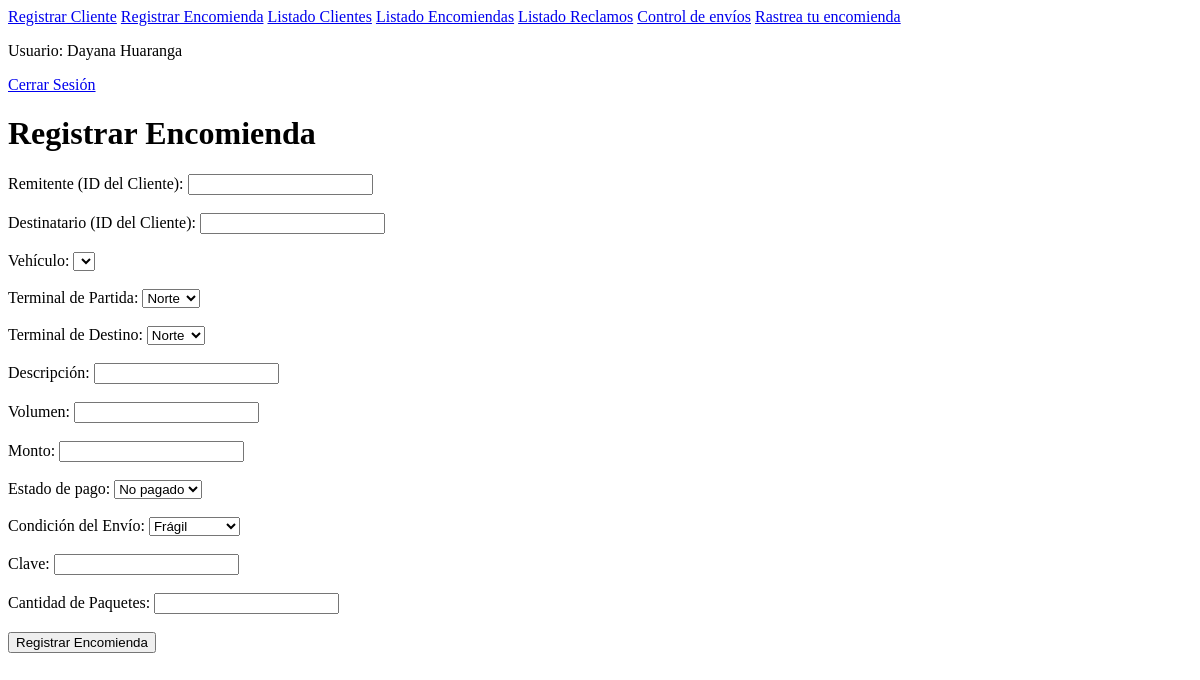
Before: /registro_encomienda/ (signed in) with the older database file.
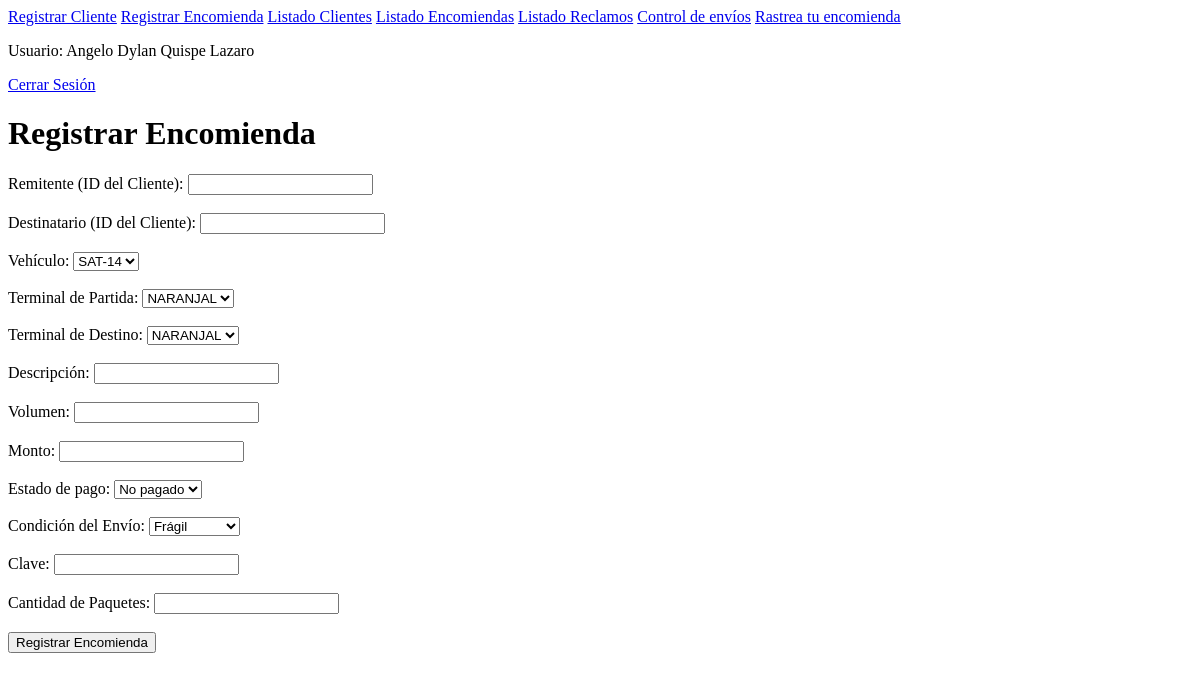
After: the same page with the newer database file.
### sistema/models.py (models this page shows, shortened)
class Empleado(models.Model):
    nombres = models.CharField(max_length=100)
    apellidos = models.CharField(max_length=100)
    correo = models.EmailField(unique=True)  # El correo debe ser único para cada empleado
    password = models.CharField(max_length=128)  # Contraseña encriptada

### sistema/views.py (the view)
    def wrapper(request, *args, **kwargs):
        if 'empleado_id' not in request.session:
            return redirect('login_empleado')
        return view_func(request, *args, **kwargs)

### sistema/views.py (called while the page is built, shortened)
def empleado_requerido(view_func):
    def wrapper(request, *args, **kwargs):
        if 'empleado_id' not in request.session:
            return redirect('login_empleado')
        return view_func(request, *args, **kwargs)
    return wrapper

@empleado_requerido
def registro_encomienda(request):
    empleado_id = request.session.get('empleado_id')
    empleado = Empleado.objects.get(id=empleado_id)
    terminales = Terminal.objects.all()
    vehiculos = Vehiculo.objects.all()  # Obtener todos los vehículos disponibles
    CONDICIONES_ENVIO = [
        ('fragil', 'Frágil'),
        ('normal', 'Normal'),
        ('perecedero', 'Perecedero'),
    ]
    return render(request, 'registro_encomienda.html', {
        'terminales': terminales,
        'vehiculos': vehiculos,
        'condiciones_envio': CONDICIONES_ENVIO,
        'empleado': empleado,
    })

### sistema/templates/registro_encomienda.html (shortened to what this page needs)
{% extends "layout/base_empleado.html" %}
{% block content %}
<div class="container mt-5">
    <h1>Registrar Encomienda</h1>
    <form method="POST">
        <div class="form-group">
            <label for="remitente">Remitente (ID del Cliente):</label>
            <input type="text" id="remitente" name="remitente" class="form-control" required>
        </div><br>
        <div class="form-group">
            <label for="destinatario">Destinatario (ID del Cliente):</label>
            <input type="text" id="destinatario" name="destinatario" class="form-control" required>
        </div><br>
        <div class="form-group">
            <label for="vehiculo">Vehículo:</label>
            <select id="vehiculo" name="vehiculo" class="form-control" required>
                {% for vehiculo in vehiculos %}
                    <option value="{{ vehiculo.id }}">{{ vehiculo.placa_vehiculo }}</option>
                {% endfor %}
            </select>
        </div><br>
        <div class="form-group">
            <label for="terminal_partida">Terminal de Partida:</label>
            <select id="terminal_partida" name="terminal_partida" class="form-control" required>
                {% for terminal in terminales %}
                    <option value="{{ terminal.id }}">{{ terminal.nombre }}</option>
                {% endfor %}
            </select>
        </div><br>
        <div class="form-group">
            <label for="terminal_destino">Terminal de Destino:</label>
            <select id="terminal_destino" name="terminal_destino" class="form-control" required>
                {% for terminal in terminales %}
                    <option value="{{ terminal.id }}">{{ terminal.nombre }}</option>
                {% endfor %}
            </select>
        </div><br>
        <div class="form-group">
            <label for="descripcion">Descripción:</label>
            <input type="text" id="descripcion" name="descripcion" class="form-control" required>
        </div><br>
        <div class="form-group">
            <label for="volumen">Volumen:</label>
            <input type="number" id="volumen" name="volumen" class="form-control" step="0.01" required oninput="calcularMonto()">
        </div><br>
        <div class="form-group">
            <label for="monto">Monto:</label>
            <input type="text" id="monto" name="monto" class="form-control" readonly>
        </div><br>
        <div class="form-group">
            <label for="estado_pago">Estado de pago:</label>
            <select id="estado_pago" name="estado_pago" class="form-control" required>
                <option value="No pagado">No pagado</option>
            </select>
        </div><br>
        <div class="form-group">
            <label for="condicion_envio">Condición del Envío:</label>
            <select id="condicion_envio" name="condicion_envio" class="form-control" required>
                {% for key, value in condiciones_envio %}
                    <option value="{{ key }}">{{ value }}</option>
                {% endfor %}
            </select>
        </div><br>
        <div class="form-group">
            <label for="clave_estatica">Clave:</label>
            <input type="text" id="clave_estatica" name="clave_estatica" class="form-control" required>
        </div><br>
        <div class="form-group">
            <label for="cantidad_paquetes">Cantidad de Paquetes:</label>
            <input type="number" id="cantidad_paquetes" name="cantidad_paquetes" class="form-control" required>
        </div><br>
        <button type="submit" class="btn btn-primary">Registrar Encomienda</button>
    </form>
</div>
{% endblock %}

### sistema/templates/layout/base_empleado.html (shortened to what this page needs)
<!DOCTYPE html>
<html lang="es">
<head>
</head>
<body>
    <div class="navbar">
        <a href="{% url 'registro_cliente' %}">Registrar Cliente</a>
        <a href="{% url 'registro_encomienda' %}">Registrar Encomienda</a>
        <a href="{% url 'listado_clientes' %}">Listado Clientes</a>
        <a href="{% url 'listado_encomiendas' %}">Listado Encomiendas</a>
        <a href="{% url 'listado_reclamos' %}">Listado Reclamos</a>
        <a href="{% url 'control_envios' %}">Control de envíos</a>
        <a href="{% url 'index_cliente' %}">Rastrea tu encomienda</a>
        <div class="navbar-right">
            {% if empleado %}
                <p>Usuario: {{ empleado.nombres }} {{ empleado.apellidos }}</p>
            {% else %}
                <p>Usuario: Anónimo</p>
            {% endif %}
            <a href="{% url 'logout' %}">Cerrar Sesión</a>
        </div>
    </div>
    <div class="content">
        {% block content %}
        {% endblock %}
    </div>
</body>
</html>

Changed rows visible on the page:
changed Empleado: nombres "Dayana" → "Angelo Dylan"; apellidos "Huaranga" → "Quispe Lazaro"
Other visible differences:
form field vehiculo: (not shown) → "SAT-14"
form field terminal_partida: "Norte" → "NARANJAL"
form field terminal_destino: "Norte" → "NARANJAL"
